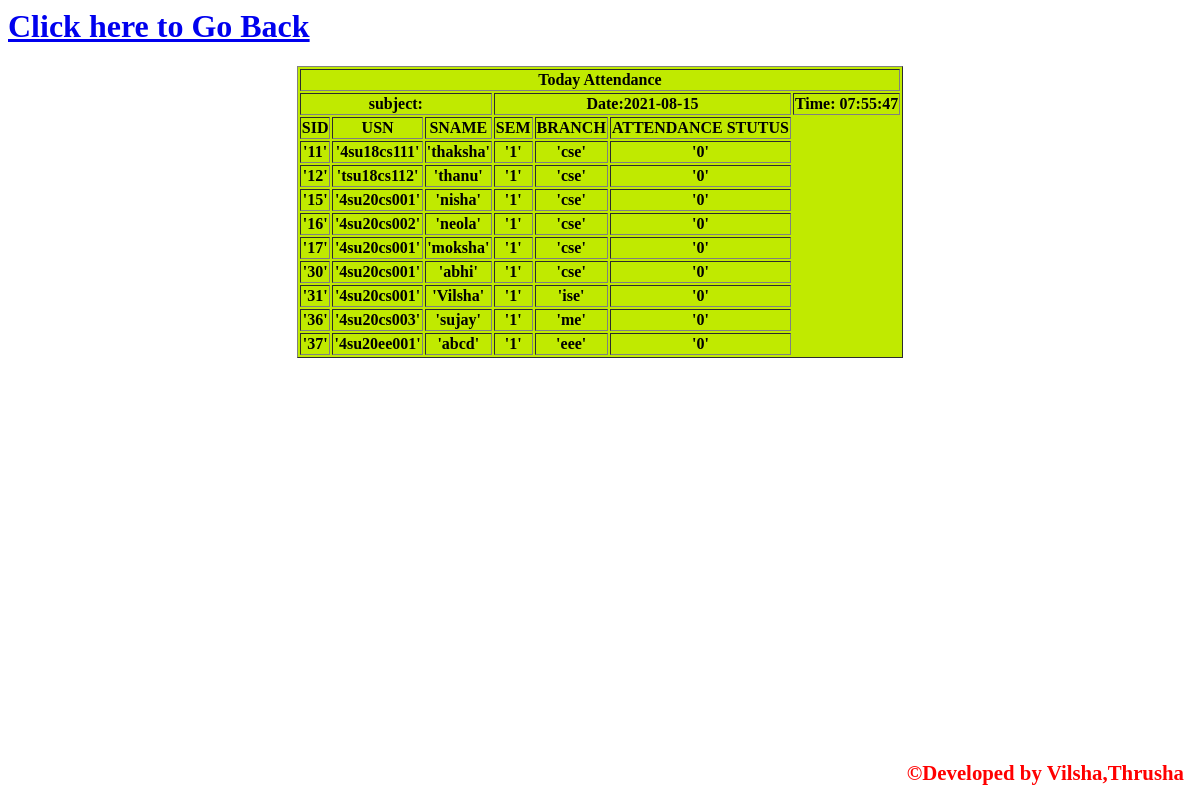
Screenshot of /testing1.php with the database file from the repository.
### tables this page shows
CREATE TABLE `student` (
  `sid` int(10) NOT NULL,
  `usn` varchar(10) NOT NULL,
  `sname` varchar(20) NOT NULL,
  `sem` int(10) NOT NULL,
  `branch` varchar(10) NOT NULL,
  `phone` bigint(10) NOT NULL,
  `email` varchar(30) NOT NULL,
  `spassword` varchar(20) NOT NULL
);

### testing1.php (the view, shortened to what this page needs)
<?php
 include 'copyrights.php'; ?>
<html>
<table align="center" border="1" bgcolor="cream">
<tr><th colspan="9">Today Attendance</th></tr>
<tr>
<?php
$con=mysqli_connect("localhost","root","","application");
mysqli_select_db($con,"application") or die("cannot connect to the database");
$subject=$_GET['subject'];
echo "<th colspan='3'> subject:".$subject."</th>";
$currentDate = date( 'Y-m-d ', time () );
echo "<th colspan='3'>Date:".$currentDate."</th>";
$currentTime = date( ' h:i:s ', time () );
echo "<th colspan='3'>Time:".$currentTime."</th></tr>";
echo "<tr> <th> SID</th> <th> USN </th> <th> SNAME </th> <th> SEM </th> <th> BRANCH </th> <th> ATTENDANCE STUTUS</th></tr>";
$query1="select *from student where sem=1";
$run=mysqli_query($con,$query1);
while ($row=mysqli_fetch_array($run))
{
 $sid=$row[0];
$usn=$row[1];
$sname=$row[2];
$sem=$row[3];
$branch=$row[4];
$found=0;
if($found==1)
{
	$entry=1;
$query2= "insert into attendance1(sid,usn,sname,sem,branch,subject,dat,time,entry) values ($sid,'$usn','$sname',$sem,'$branch','$subject','$currentDate','$currentTime','$entry')";
echo "<tr> <th> '$sid'</th> <th> '$usn' </th> <th> '$sname' </th> <th> '$sem' </th> <th> '$branch' </th> <th>'1'</th></tr>";
$con=mysqli_connect("localhost","root","","application");
mysqli_select_db($con,"application") or die("cannot connect to the database");
mysqli_query($con,$query2);
}
else
{
echo "<tr> <th> '$sid'</th> <th> '$usn' </th> <th> '$sname' </th> <th> '$sem' </th> <th> '$branch' </th> <th>'0'</th></tr>";
}
}
?>
    <a href="Mark_attendance1.php"><h1>Click here to Go Back</h1></a>

### rows the page displays
student: sid "11", usn "4su18cs111", sname "thaksha", sem "1", branch "cse"
student: sid "12", usn "tsu18cs112", sname "thanu", sem "1", branch "cse"
student: sid "15", usn "4su20cs001", sname "nisha", sem "1", branch "cse"
student: sid "16", usn "4su20cs002", sname "neola", sem "1", branch "cse"
student: sid "17", usn "4su20cs001", sname "moksha", sem "1", branch "cse"
student: sid "30", usn "4su20cs001", sname "abhi", sem "1", branch "cse"
student: sid "31", usn "4su20cs001", sname "Vilsha", sem "1", branch "ise"
student: sid "36", usn "4su20cs003", sname "sujay", sem "1", branch "me"
student: sid "37", usn "4su20ee001", sname "abcd", sem "1", branch "eee"

### other values shown
$currentDate "2021-08-15"
$currentTime "07:55:47"
